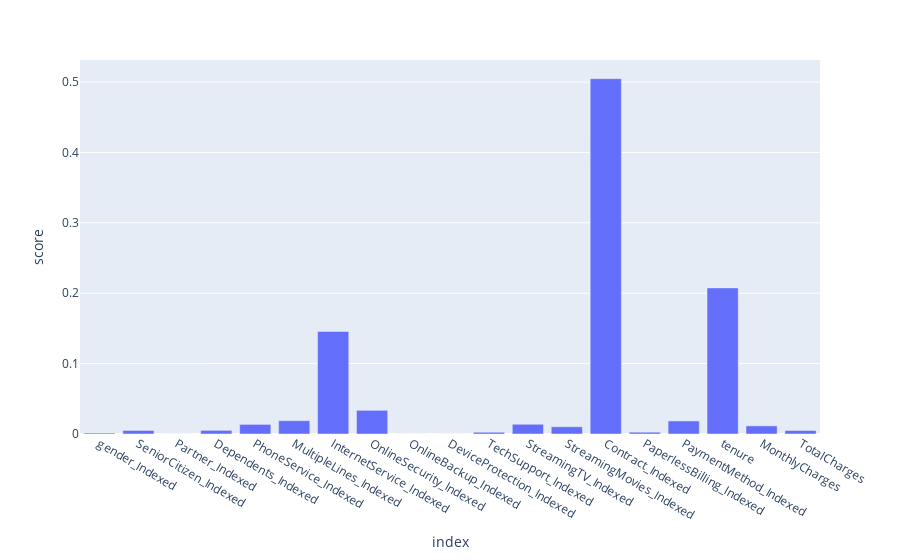

Source (notebook cell):
### Markdown cell above
We were asked to recommend a solution to reduce the customer churn.

### Code cell
feature_importance = model.featureImportances
scores = [score for i, score in enumerate(feature_importance)]
df = pd.DataFrame(scores, columns = ["score"], index = categorical_columns_indexed + numerical_columns)

px.bar(df, y="score")

### Figure 1 — Plotly figure (JSON) as saved in the notebook; plotly's stock layout.template omitted (floating-point values rounded to 4 significant figures)
{"data": [{"alignmentgroup": "True", "hovertemplate": "index=%{x}<br>score=%{y}<extra></extra>", "legendgroup": "", "marker": {"color": "#636efa", "pattern": {"shape": ""}}, "name": "", "offsetgroup": "", "orientation": "v", "showlegend": false, "textposition": "auto", "type": "bar", "x": ["gender_Indexed", "SeniorCitizen_Indexed", "Partner_Indexed", "Dependents_Indexed", "PhoneService_Indexed", "MultipleLines_Indexed", "InternetService_Indexed", "OnlineSecurity_Indexed", "OnlineBackup_Indexed", "DeviceProtection_Indexed", "TechSupport_Indexed", "StreamingTV_Indexed", "StreamingMovies_Indexed", "Contract_Indexed", "PaperlessBilling_Indexed", "PaymentMethod_Indexed", "tenure", "MonthlyCharges", "TotalCharges"], "xaxis": "x", "y": [0.001246, 0.005062, 0, 0.005199, 0.01366, 0.01887, 0.1457, 0.03365, 0, 0, 0.002509, 0.01385, 0.01029, 0.5048, 0.002571, 0.01858, 0.2075, 0.01154, 0.005029], "yaxis": "y"}], "layout": {"barmode": "relative", "legend": {"tracegroupgap": 0}, "margin": {"t": 60}, "xaxis": {"anchor": "y", "domain": [0, 1], "title": {"text": "index"}}, "yaxis": {"anchor": "x", "domain": [0, 1], "title": {"text": "score"}}}}
